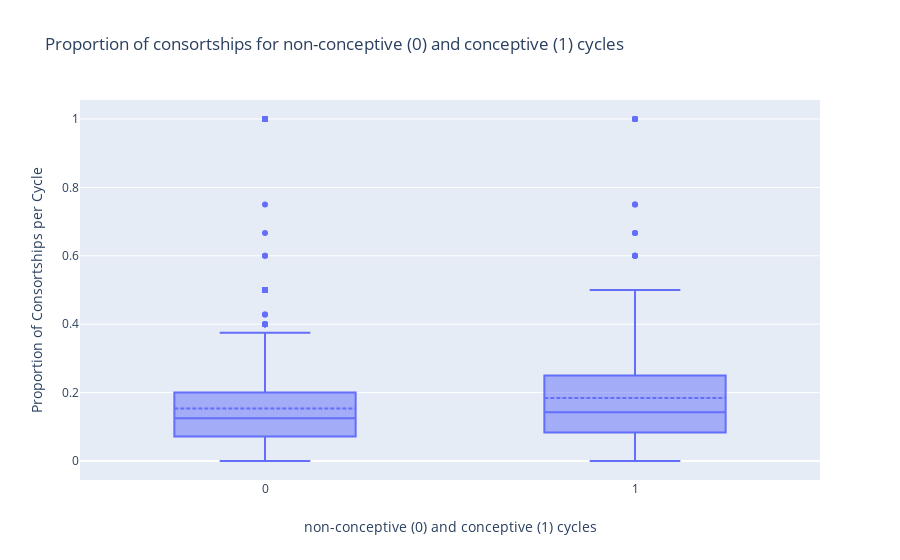

The cell this chart's notebook holds for it:
### Code cell
#plot of Proportion of consortships for conceptive (1) and non-conceptive (0) grouping by cycle id
fig5 = go.Figure()
fig5.add_trace(go.Box(y=cc["propconsorted"], x=cc["conceptive"], boxmean=True))

fig5.update_layout(
    title=go.layout.Title(text="Proportion of consortships for non-conceptive (0) and conceptive (1) cycles"),
    xaxis=go.layout.XAxis(title=go.layout.xaxis.Title(text="non-conceptive (0) and conceptive (1) cycles")),
    yaxis=go.layout.YAxis(title=go.layout.yaxis.Title(text="Proportion of Consortships per Cycle"))
    )
fig5.show()

### Figure 1 — Plotly figure (JSON) as saved in the notebook; plotly's stock layout.template omitted (floating-point values rounded to 4 significant figures; data arrays with more than 128 entries replaced by an {"elided": "..."} marker saying what was removed)
{"data": [{"boxmean": true, "type": "box", "x": {"elided": "1601 int values"}, "y": {"elided": "1601 float values"}}], "layout": {"title": {"text": "Proportion of consortships for non-conceptive (0) and conceptive (1) cycles"}, "xaxis": {"title": {"text": "non-conceptive (0) and conceptive (1) cycles"}}, "yaxis": {"title": {"text": "Proportion of Consortships per Cycle"}}}}
